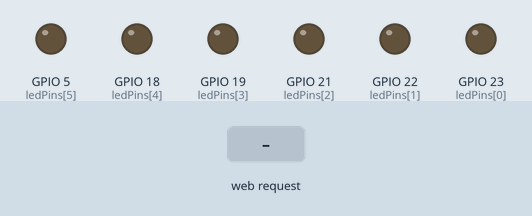
The sketch below on a simulated ESP32. Parts: output pins drawn as LEDs (lit = HIGH). Inputs (shaded band) come from the test bench. WiFi joins after 1.5 s; servers stay silent unless stated; what the sketch prints to the serial monitor is not drawn.

Above: at 2.7 s.
2.8 s: HTTP request GET /rangeInput1 received
At 4.0 s:
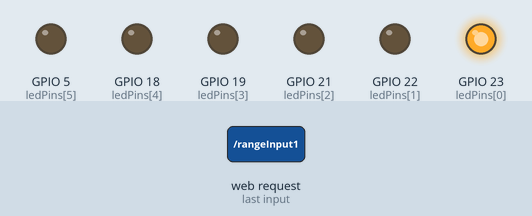
4.3 s: HTTP request GET /rangeInput2 received
At 5.1 s:
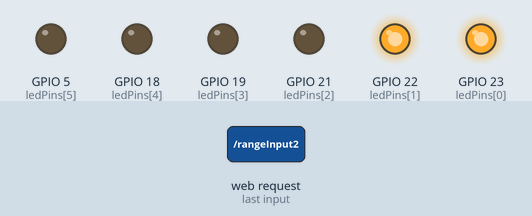
5.8 s: HTTP request GET /rangeInput3 received
At 6.3 s:
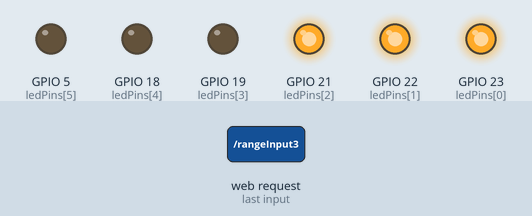
7.3 s: HTTP request GET /rangeInput4 received
At 8.5 s:
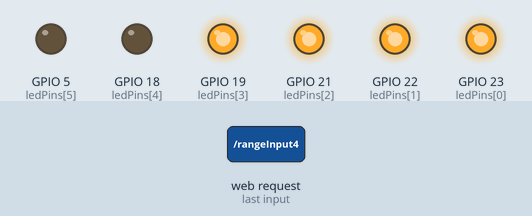
8.8 s: HTTP request GET /rangeInput5 received
At 9.7 s:
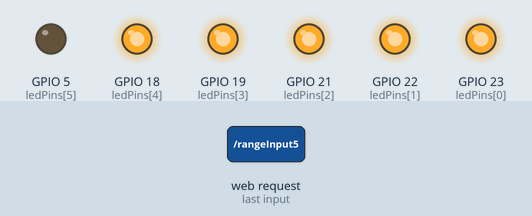
10.3 s: HTTP request GET /rangeInput6 received
At 10.9 s:
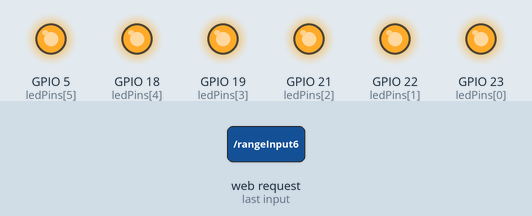
Timing chart, 0 to 12.8 s (numbered marks = the images above; inputs shaded):
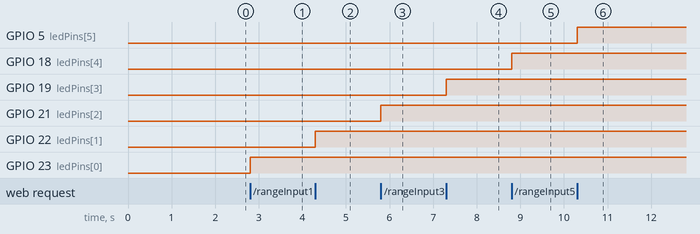

Measured:
- after the input at 2.8 s, GPIO 23 (ledPins[0]): LOW → HIGH at once
- after the input at 4.3 s, GPIO 22 (ledPins[1]): LOW → HIGH at once
- after the input at 5.8 s, GPIO 21 (ledPins[2]): LOW → HIGH at once
- after the input at 7.3 s, GPIO 19 (ledPins[3]): LOW → HIGH at once
- after the input at 8.8 s, GPIO 18 (ledPins[4]): LOW → HIGH at once
- after the input at 10.3 s, GPIO 5 (ledPins[5]): LOW → HIGH at once

The sketch:

6nivelesWiFi.ino
```cpp
#include <WiFi.h>
#include <WebServer.h>
#include "secrets.h"   // copia secrets.example.h como secrets.h

// 1. Credenciales WiFi
const char* ssid = WIFI_SSID;
const char* password = WIFI_PASSWORD;

// 2. Servidor HTTP
WebServer server(80);

// 3. Pines de los 6 LEDs
const int ledPins[] = {23, 22, 21, 19, 18, 5};
const int numLeds = 6;

int sliderValue = 0;

// --- HTML dinámico ---
String getHTML() {
  String html = "<!DOCTYPE html><html><head><meta name='viewport' content='width=device-width, initial-scale=1'>";
  html += "<style>body{font-family: Arial; text-align: center; margin-top: 50px;}";
  html += ".slider {width: 80%; margin: 20px;} h1 {color: #333;}</style>";
  html += "</head><body>";
  html += "<h1>Control de LEDs ESP32</h1>";
  html += "<p>Mueve el slider para encender los LEDs (0 a 6)</p>";
  html += "<input type='range' min='0' max='6' value='" + String(sliderValue) + "' class='slider' onchange='updateSlider(this.value)'>";
  html += "<p>Valor actual: <strong>" + String(sliderValue) + "</strong></p>";
  html += "<script>function updateSlider(val) { window.location.href = '/rangeInput' + val; }</script>";
  html += "</body></html>";
  return html;
}

// Página principal
void handleRoot() {
  server.send(200, "text/html", getHTML());
}

void handleNotFound() {
  server.send(404, "text/plain", "404: Not Found");
}

// Actualizar LEDs según slider
void updateLeds(int value) {
  sliderValue = value;

  for (int i = 0; i < numLeds; i++) {
    digitalWrite(ledPins[i], i < value ? HIGH : LOW);
  }

  server.send(200, "text/html", getHTML());
}

// Rutas del slider
void handleRange0() { updateLeds(0); }
void handleRange1() { updateLeds(1); }
void handleRange2() { updateLeds(2); }
void handleRange3() { updateLeds(3); }
void handleRange4() { updateLeds(4); }
void handleRange5() { updateLeds(5); }
void handleRange6() { updateLeds(6); }

void setup() {
  Serial.begin(115200);

  for (int i = 0; i < numLeds; i++) {
    pinMode(ledPins[i], OUTPUT);
    digitalWrite(ledPins[i], LOW);
  }

  Serial.println("Conectando a WiFi...");
  WiFi.mode(WIFI_STA);
  WiFi.begin(ssid, password);

  while (WiFi.status() != WL_CONNECTED) {
    delay(500);
    Serial.print(".");
  }

  Serial.println("");
  Serial.print("Conectado! IP: ");
  Serial.println(WiFi.localIP());

  server.on("/", handleRoot);
  server.on("/rangeInput0", handleRange0);
  server.on("/rangeInput1", handleRange1);
  server.on("/rangeInput2", handleRange2);
  server.on("/rangeInput3", handleRange3);
  server.on("/rangeInput4", handleRange4);
  server.on("/rangeInput5", handleRange5);
  server.on("/rangeInput6", handleRange6);

  server.onNotFound(handleNotFound);
  server.begin();
  Serial.println("Servidor iniciado");
}

void loop() {
  server.handleClient();
}
```

secrets.example.h
```cpp
#pragma once
// Copia este archivo como secrets.h y llena tus datos. secrets.h está en .gitignore.
#define WIFI_SSID     "TU_RED_WIFI"
#define WIFI_PASSWORD "TU_CONTRASENA"
```
